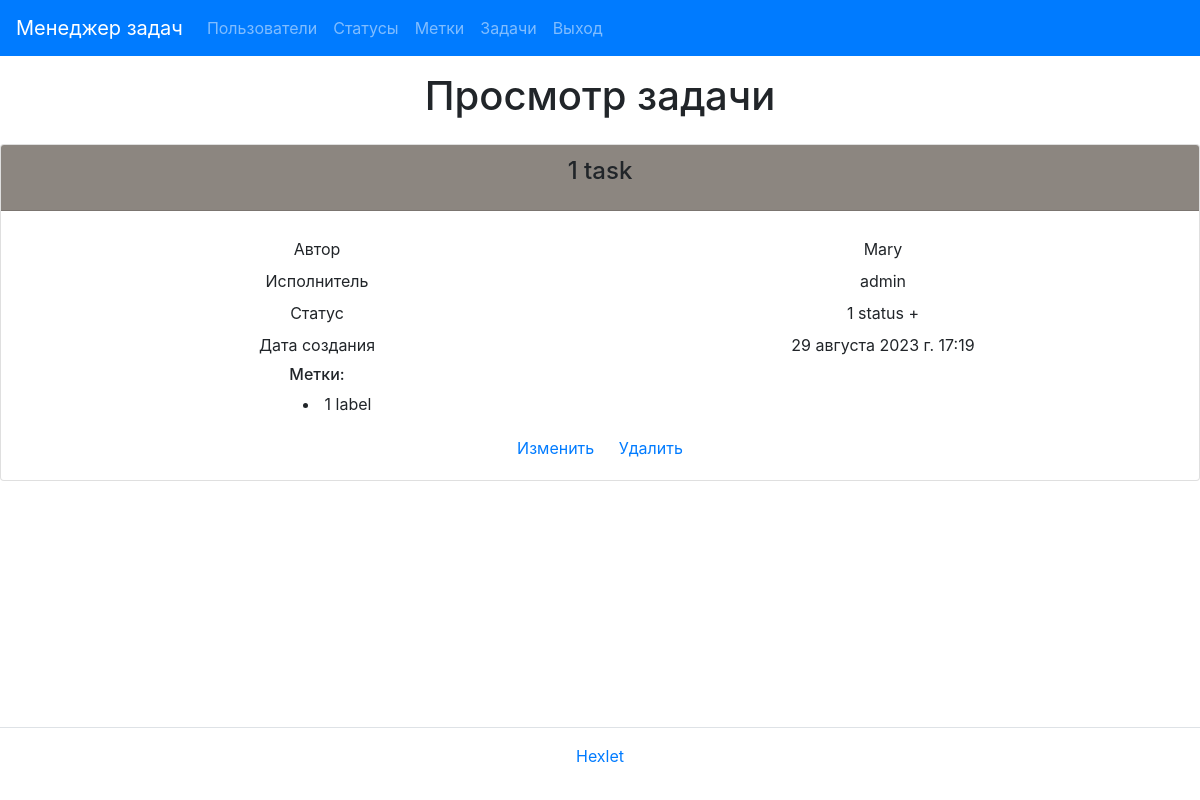
The page /tasks/1/ (signed in) on the database its author committed.
### task_manager/tasks/models.py (models this page shows, shortened)
class Task(models.Model):
    name = models.CharField(_('name'), max_length=30)
    description = models.TextField(_('description'), blank=True)
    status = models.ForeignKey(Status, on_delete=models.PROTECT, verbose_name=_('status'))
    creator = models.ForeignKey(
        User,
        on_delete=models.PROTECT,
        related_name='creator',
        blank=True,
        verbose_name=_('creator')
    )
    executor = models.ForeignKey(
        User,
        on_delete=models.PROTECT,
        related_name='executor',
        blank=True,
        null=True,
        verbose_name=_('executor')
    )
    labels = models.ManyToManyField(
        Label,
        blank=True,
        verbose_name=_('labels')
    )
    created_at = models.DateTimeField(_("created_at"), default=timezone.now)

### task_manager/statuses/models.py (models this page shows)
class Status(models.Model):
    name = models.CharField(_('name'), max_length=30)
    created_at = models.DateTimeField(auto_now_add=True)
    def __str__(self):
        return self.name

### task_manager/labels/models.py (models this page shows, shortened)
class Label(models.Model):
    name = models.CharField(
        _('Name'),
        max_length=30,
        blank=False,
        null=False,
        unique=True
    )
    created_at = models.DateTimeField(_("created_at"), default=timezone.now)
    def __str__(self):
        return self.name
    class Meta:
        verbose_name = _('Label')
        verbose_name_plural = _('Labels')

### task_manager/tasks/views.py (the view)
# urls.py: path('<int:pk>/', SingleTaskView.as_view(), name='task_single'),
class SingleTaskView(UserLoginMixin, View):
    template_name = 'tasks/task_single.html'
    model = Task
    def get(self, request, *args, **kwargs):
        task_id = kwargs.get('pk')
        task = self.model.objects.get(pk=task_id)
        labels = task.labels.all()
        return render(
            request,
            self.template_name,
            context={'task': task, 'labels': labels}
        )

### task_manager/templates/tasks/task_single.html (shortened to what this page needs)
{% extends "base.html" %}
{% load i18n %}
{% load crispy_forms_tags %}
{% block content %}
<div class="text-center">
    <div class="mb-4">
        <h1>{% trans 'Task view' %}</h1>
    </div>
    <div class="card text-center">
        <div class="card-header color-green">
            <h4 class="card-title ">{{ task.name }}</h4>
        </div>
        <div class="card-body">
            <div class="card-text">
                <div class="container">
                    <div class="row p-1">
                      <div class="col">{% trans 'Author' %}</div>
                      <div class="col">{{ task.creator }}</div>
                    </div>
                    <div class="row p-1">
                      <div class="col">{% trans 'Executor' %}</div>
                      <div class="col">{{ task.executor }}</div>
                    </div>
                    <div class="row p-1">
                      <div class="col">{% trans 'Status' %}</div>
                      <div class="col">{{ task.status }}</div>
                    </div>
                    <div class="row p-1">
                      <div class="col">{% trans 'Creation date' %}</div>
                      <div class="col">{{ task.created_at }}</div>
                    </div>
                    <div class="row p-1">
                        <div class="col">
                            <h6>Метки:</h6>
                            <ul class="ul-inside">
                                {% if labels %}
                                    {% for label in labels %}
                                        <li>{{ label }}</li>
                                    {% endfor %}
                                {% endif %}
                            </ul>
                        </div>
                        <div class="col"></div>
                    </div>
            <a href="{% url 'task_update' task.id %}" class="card-link">{% trans "Modify" %}</a>
            <a href="{% url 'task_delete' task.id %}" class="card-link">{% trans "Delete" %}</a>
                </div>
            </div>
        </div>
    </div>
</div>
{% endblock %}

### task_manager/templates/tasks/task_single.html (style rules this page uses)
.color-green { background-color: rgb(140, 134, 128); }
.ul-inside { list-style-position: inside; }

### rows shown on the page
Task: name "1 task", creator "Mary", executor "admin", status "1 status +", created_at "29 августа 2023 г. 17:19"
Label: name "1 label"
